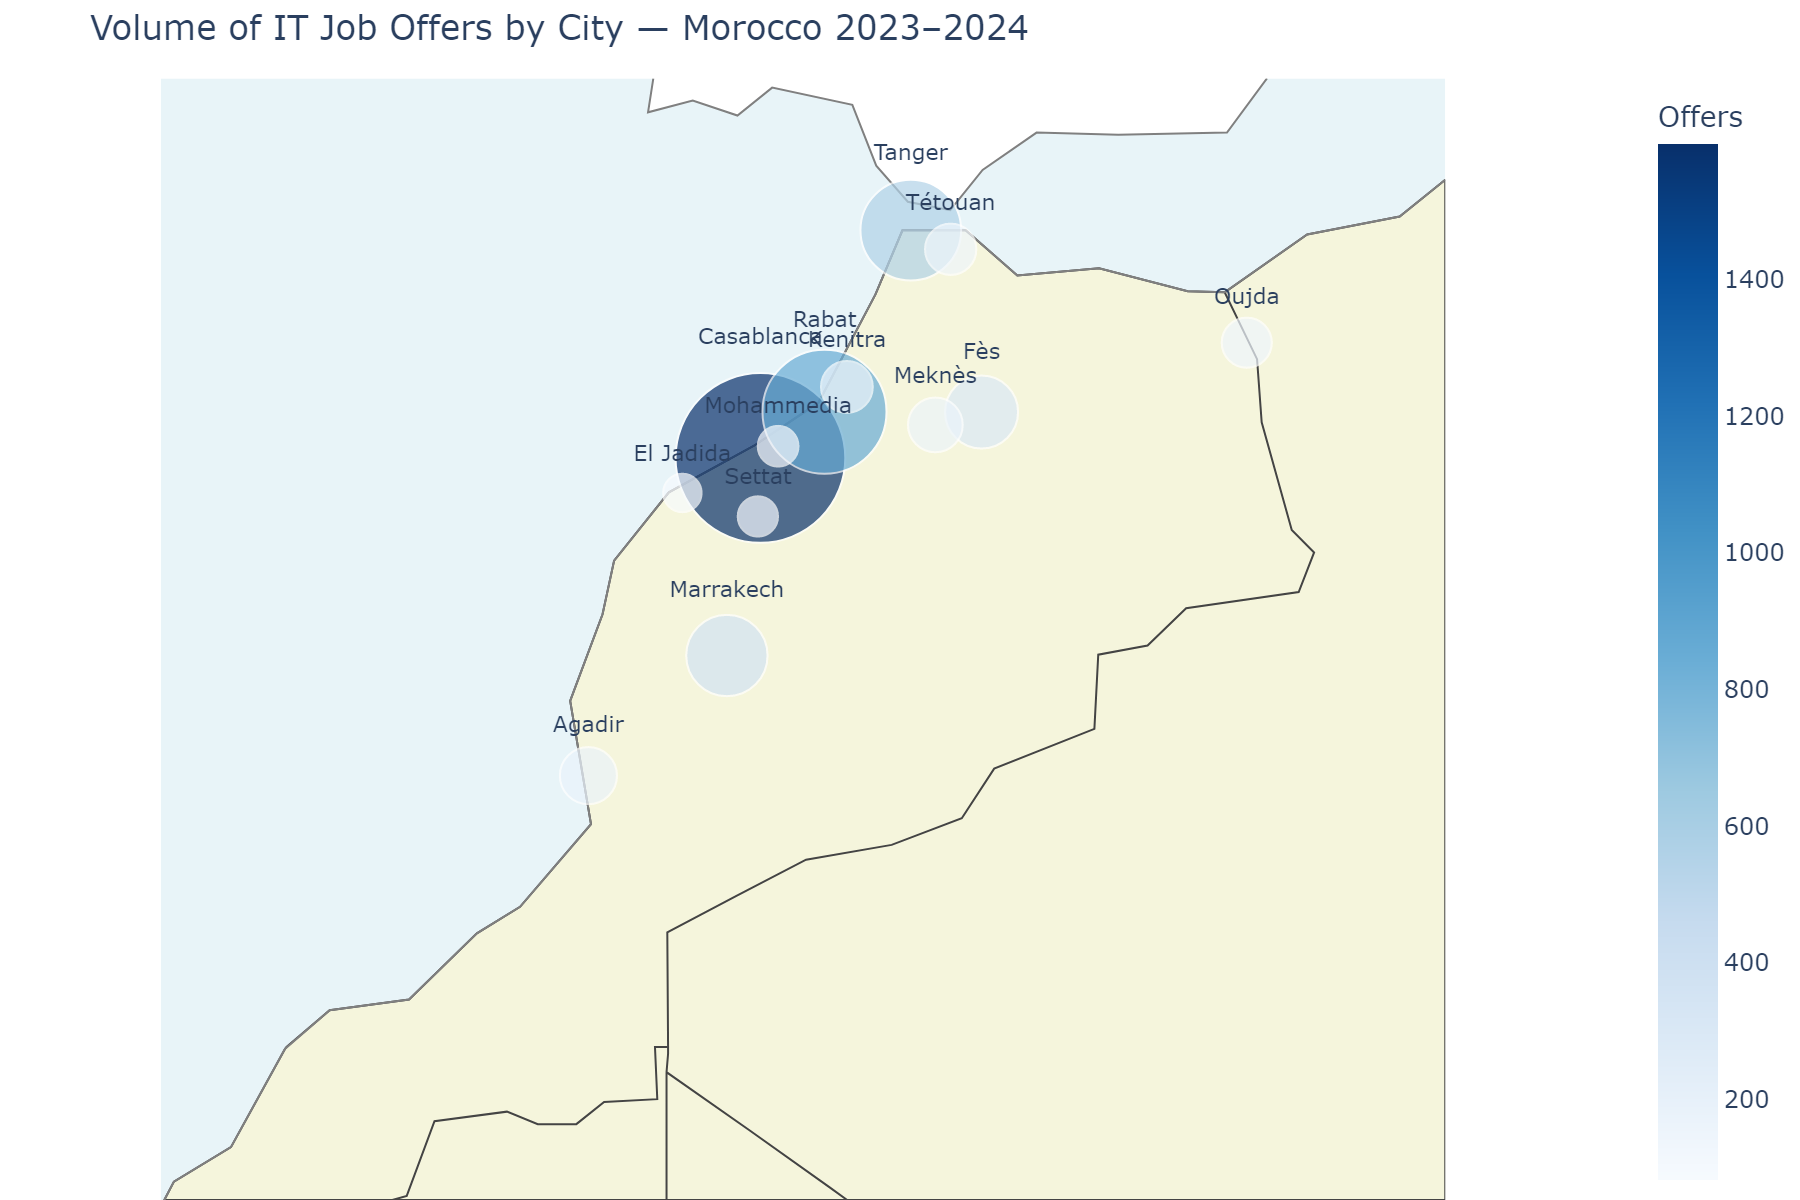

Generate this figure with Python:
"""
morocco_map.py
==============
Run this script to generate the Morocco IT offers bubble map.
Saves to: analysis/morocco_map.png

Run from project root:
    python analysis/morocco_map.py
"""

import duckdb
import plotly.express as px
import plotly.io as pio
from pathlib import Path

# ── Paths ─────────────────────────────────────────────────────────────────────
PROJECT_ROOT = Path(__file__).resolve().parent.parent
GOLD         = PROJECT_ROOT / 'data_lake' / 'gold'
OUTPUT       = Path(__file__).resolve().parent / 'morocco_map.png'

# ── Load data ─────────────────────────────────────────────────────────────────
con = duckdb.connect()
df = con.execute(f"""
    SELECT ville, SUM(nb_offres) AS total_offres
    FROM read_parquet('{str(GOLD).replace(chr(92), '/')}//offres_par_ville.parquet')
    GROUP BY ville
    ORDER BY total_offres DESC
""").df()

# ── City coordinates ──────────────────────────────────────────────────────────
coords = {
    'Casablanca': (33.5731, -7.5898),
    'Rabat':      (34.0209, -6.8416),
    'Tanger':     (35.7595, -5.8340),
    'Marrakech':  (31.6295, -7.9811),
    'Fès':        (34.0181, -5.0078),
    'Agadir':     (30.4278, -9.5981),
    'Meknès':     (33.8935, -5.5473),
    'Oujda':      (34.6867, -1.9114),
    'Kenitra':    (34.2610, -6.5802),
    'Tétouan':    (35.5785, -5.3684),
    'El Jadida':  (33.2316, -8.5007),
    'Mohammedia': (33.6866, -7.3830),
    'Settat':     (33.0016, -7.6194),
}

df['lat'] = df['ville'].map(lambda v: coords.get(v, (0, 0))[0])
df['lon'] = df['ville'].map(lambda v: coords.get(v, (0, 0))[1])
df = df[df['lat'] != 0].copy()

# ── Build figure ──────────────────────────────────────────────────────────────
fig = px.scatter_geo(
    df,
    lat='lat', lon='lon',
    size='total_offres',
    hover_name='ville',
    hover_data={'total_offres': True, 'lat': False, 'lon': False},
    text='ville',
    color='total_offres',
    color_continuous_scale='Blues',
    size_max=60,
    scope='africa',
    center={"lat": 31.7917, "lon": -7.0926},
    title='Volume of IT Job Offers by City — Morocco 2023–2024',
    labels={'total_offres': 'Number of Offers'}
)
fig.update_geos(
    showcoastlines=True, coastlinecolor="gray",
    showland=True,  landcolor="#F5F5DC",
    showocean=True, oceancolor="#E8F4F8",
    showframe=False,
    lataxis_range=[27, 38],
    lonaxis_range=[-14, 1]
)
fig.update_traces(textposition='top center', textfont_size=11)
fig.update_layout(
    width=900, height=600,
    coloraxis_colorbar_title="Offers",
    margin={"r": 0, "t": 40, "l": 0, "b": 0}
)

# ── Save using matplotlib fallback (avoids kaleido version issues) ────────────
try:
    # Try kaleido first
    fig.write_image(str(OUTPUT), scale=2, engine="kaleido")
    print(f"✅  Morocco map saved (kaleido): {OUTPUT}")
except Exception:
    # Fallback: save as interactive HTML + matplotlib static version
    print("⚠️  kaleido failed — using HTML + matplotlib fallback...")

    # Save interactive HTML (always works, no kaleido needed)
    html_path = str(OUTPUT).replace('.png', '.html')
    fig.write_html(html_path)
    print(f"✅  Interactive map saved as HTML: {html_path}")

    # Also build a clean matplotlib static version as backup PNG
    import matplotlib.pyplot as plt
    import matplotlib.patches as mpatches
    import numpy as np

    fig2, ax = plt.subplots(figsize=(12, 8))
    ax.set_facecolor('#E8F4F8')
    fig2.patch.set_facecolor('#E8F4F8')

    # Normalize bubble sizes
    sizes = df['total_offres'].values
    norm_sizes = (sizes / sizes.max()) * 3000 + 100

    # Colour by count
    scatter = ax.scatter(
        df['lon'], df['lat'],
        s=norm_sizes,
        c=df['total_offres'],
        cmap='Blues',
        alpha=0.85,
        edgecolors='#1B4F72',
        linewidths=1.5,
        zorder=5
    )

    # City labels
    for _, row in df.iterrows():
        ax.annotate(
            f"{row['ville']}\n({int(row['total_offres'])})",
            (row['lon'], row['lat']),
            xytext=(6, 6), textcoords='offset points',
            fontsize=9, fontweight='bold', color='#1B4F72',
            zorder=6
        )

    # Morocco approximate outline (simplified bounding box)
    from matplotlib.patches import FancyBboxPatch
    ax.set_xlim(-14, 1)
    ax.set_ylim(27, 38)
    ax.set_xlabel("Longitude", fontsize=10)
    ax.set_ylabel("Latitude", fontsize=10)
    ax.set_title(
        "Volume of IT Job Offers by City — Morocco 2023–2024\n"
        "(bubble size = number of offers)",
        fontsize=14, fontweight='bold', color='#1B4F72', pad=15
    )
    ax.grid(True, alpha=0.3, linestyle='--')
    ax.spines['top'].set_visible(False)
    ax.spines['right'].set_visible(False)

    # Colorbar
    cbar = plt.colorbar(scatter, ax=ax, shrink=0.6)
    cbar.set_label('Number of Offers', fontsize=10)

    # Legend for bubble sizes
    for size_val, label in [(1704, 'Casablanca\n(1,704)'),
                             (597,  'Tanger\n(597)'),
                             (193,  'Agadir\n(193)')]:
        s = (size_val / sizes.max()) * 3000 + 100
        ax.scatter([], [], s=s, c='#2E86C1', alpha=0.6,
                   edgecolors='#1B4F72', label=label)
    ax.legend(title="Reference sizes", loc='lower left',
              fontsize=8, title_fontsize=9)

    plt.tight_layout()
    plt.savefig(str(OUTPUT), dpi=150, bbox_inches='tight',
                facecolor='#E8F4F8')
    plt.close()
    print(f"✅  Morocco map saved (matplotlib fallback): {OUTPUT}")

print("\nDone. Check analysis/morocco_map.png")
